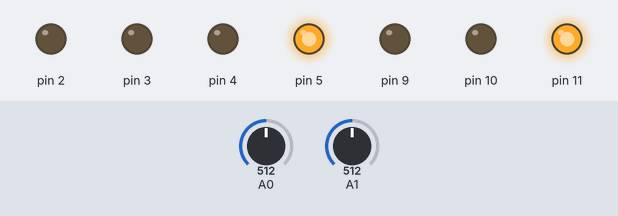
This sketch was run on a simulated Arduino Uno, built with avr-gcc and run on an emulated ATmega328P. Shown: output pins drawn as LEDs (lit = HIGH). Inputs (shaded band) come from the test bench; at power-on: A0 = 512, A1 = 512.

Above: at 1.2 s.
1.3 s: A0 set to 563
2.8 s: A0 set to 592
At 3.6 s:
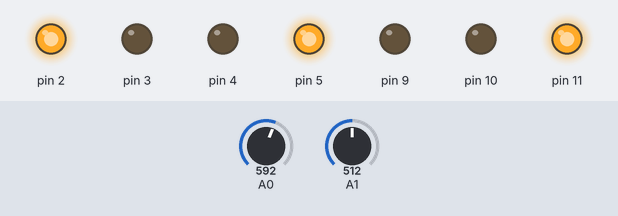
4.3 s: A1 set to 623
5.8 s: A1 set to 652
At 6.3 s:
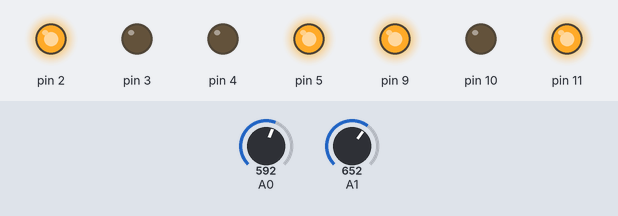
7.3 s: A0 set to 511
At 7.6 s:
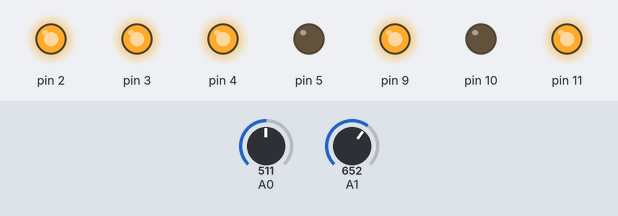
8.8 s: A1 set to 511
At 10.1 s:
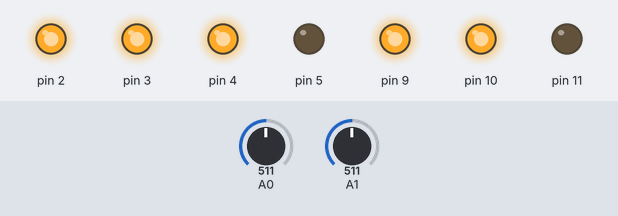
Timing chart, 0 to 11.3 s (numbered marks = the images above; inputs shaded):
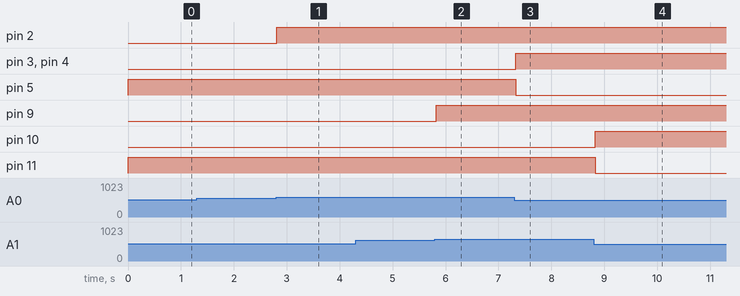

Measured:
- the behaviour switches between 575 and 576 on A0 (found by bisection; images 0 and 1)
- the behaviour switches between 639 and 640 on A1 (found by bisection; images 1 and 2)
- after the input at 1.3 s, every drawn part: stays the same
- after the input at 2.8 s, pin 2: LOW → HIGH at once
- after the input at 4.3 s, every drawn part: stays the same
- after the input at 5.8 s, pin 9: LOW → HIGH at once
- after the input at 7.3 s, pin 3, pin 4: LOW → HIGH at once; pin 5: HIGH → LOW at once
- after the input at 8.8 s, pin 10: LOW → HIGH at once; pin 11: HIGH → LOW at once

The sketch:

adc.ino
```cpp
int x_coord,y_coord;
bool xb[4];
bool yb[4];

void setup()
{
  pinMode(A0, INPUT);
  pinMode(A1, INPUT);
  for(int i=2; i<12; i++){
    pinMode(i, OUTPUT);
    if(i==5)
      i=8;
  };
}

void loop()
{
  x_coord= analogRead(A0);
  y_coord= analogRead(A1);
  convert(x_coord,xb);
  convert(y_coord,yb);
  produce(xb,2);
  produce(yb,8);
  delay(100);
}

void convert(int num, bool conres[4]){
  conres[0]= num/512;
  conres[1]= (num%512)/256;
  conres[2]= (num%256)/128;
  conres[3]= (num%128)/64;
}

void produce(bool arr[4], int pin){
  for(int i=0; i<4; i++){
    digitalWrite(pin+i, arr[3-i]);
  };
}
```
